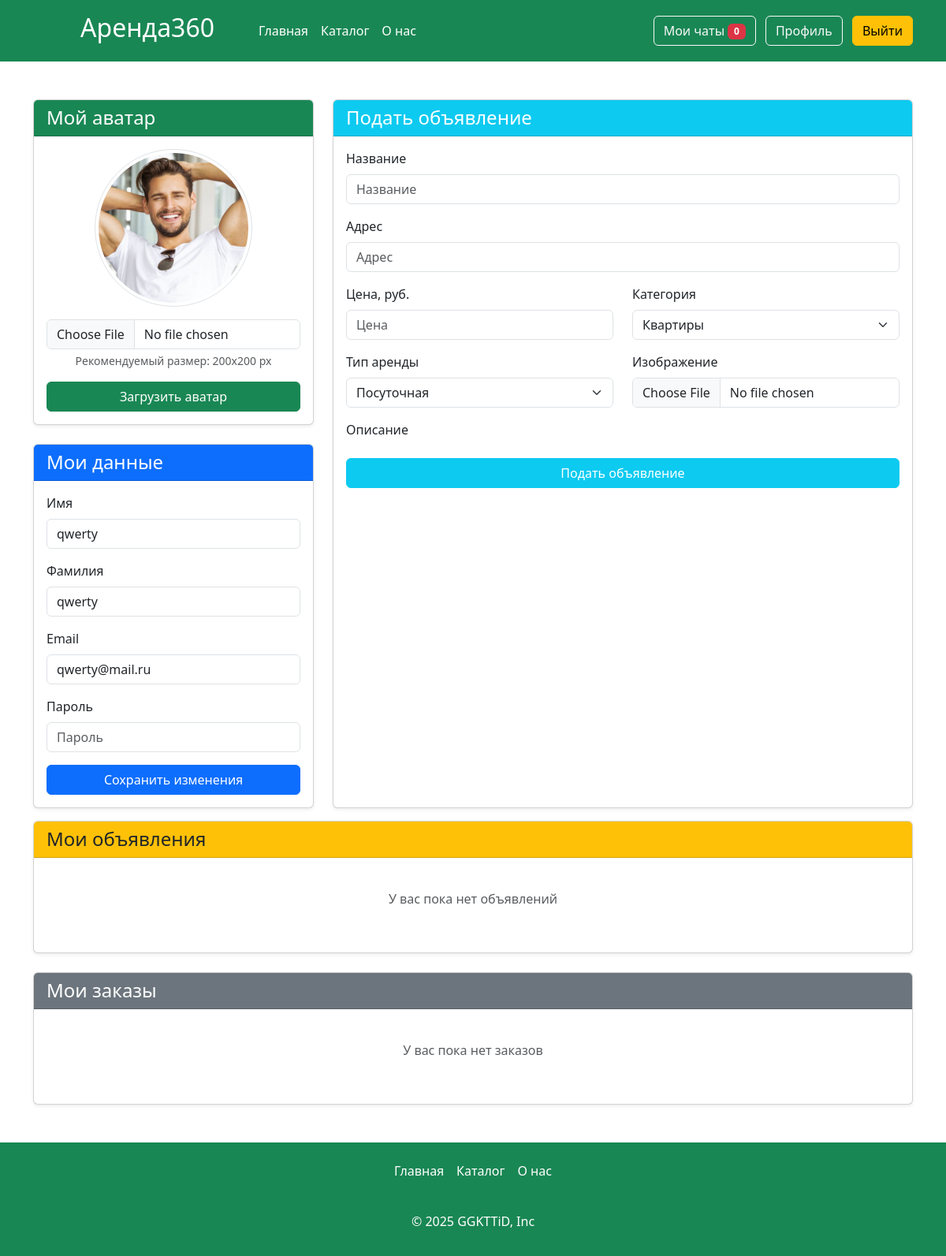
/profile (signed in), run on an earlier commit of the app's database.
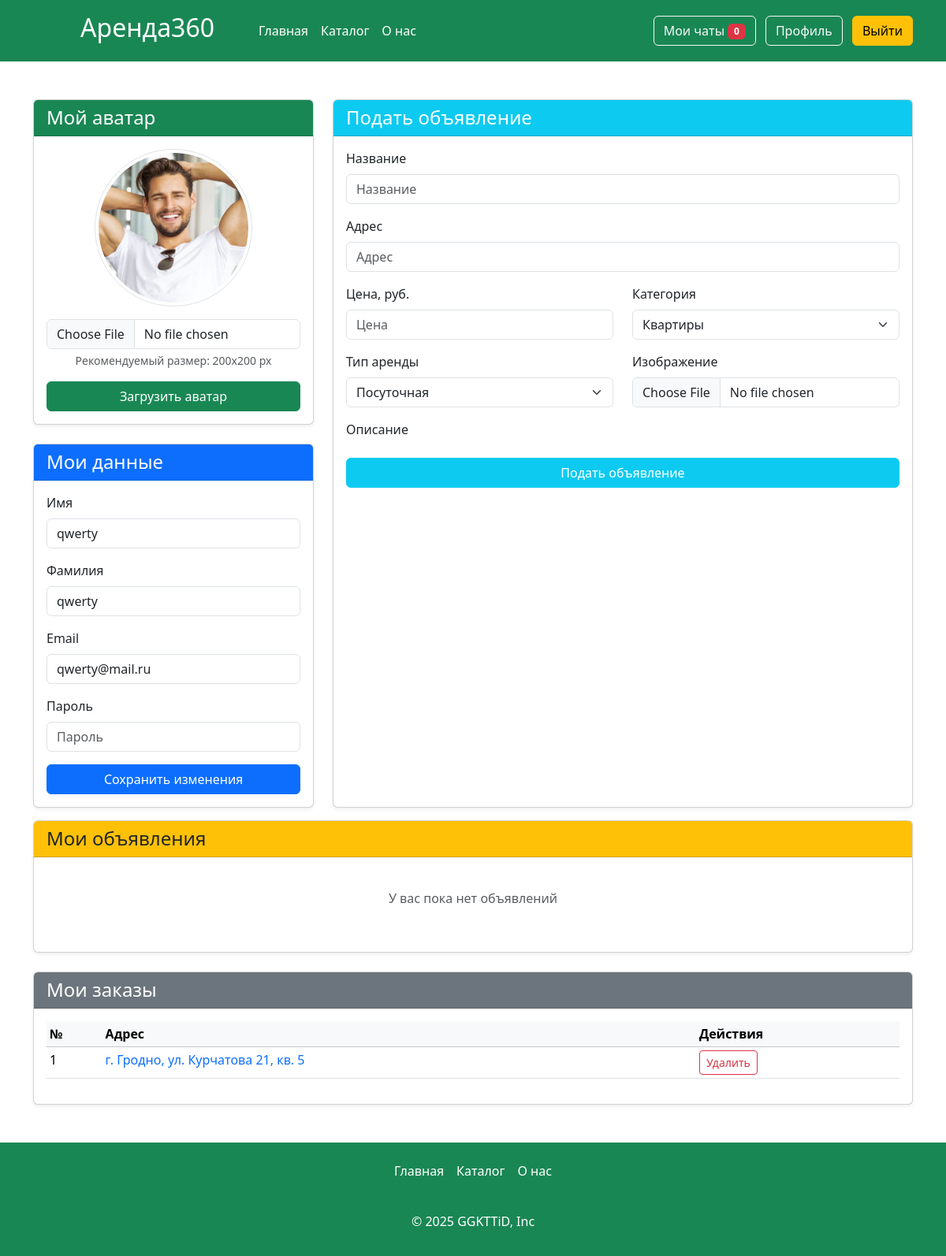
And on a later commit of the database.
### app.py (models this page shows, shortened)
class Users(db.Model):
    id = db.Column(db.Integer,primary_key=True)
    name = db.Column(db.String(100))
    surname = db.Column(db.String(100))
    email = db.Column(db.String(100), unique=True)
    password = db.Column(db.String(100), unique=True)
    root = db.Column(db.Integer, default=0)
    avatar = db.Column(db.String(120), default='default.jpg')
    articles = db.relationship('Articles', backref='users', lazy=True)

class Orders(db.Model):
    id = db.Column(db.Integer,primary_key=True)
    id_user = db.Column(db.Integer, db.ForeignKey('users.id'))
    id_article = db.Column(db.Integer, db.ForeignKey('articles.id'))
    date = db.Column(db.DateTime)

class Articles(db.Model):
    id = db.Column(db.Integer,primary_key=True)
    title = db.Column(db.String(100))
    text = db.Column(db.Text)
    image_name = db.Column(db.String(100))
    category = db.Column(db.String(100))
    price = db.Column(db.Integer)
    type_app = db.Column(db.String(100))
    address= db.Column(db.String(100))
    id_user = db.Column(db.Integer, db.ForeignKey('users.id'))
    orders = db.relationship('Orders', backref='article', lazy=True)

### app.py (the view, shortened to what this page needs)
@app.route('/profile', methods=['GET', 'POST'])
def profile():
    if not 'name' in session:
        abort(401)
    total_user = Users.query.filter_by(email=session['name']).first()
    articles = Articles.query.filter_by(id_user=total_user.id).all()
    orders = Orders.query.filter_by(id_user=total_user.id).join(Articles).all()
    return render_template("profile.html",articles=articles,orders=orders)

### app.py (called while the page is built)
@app.context_processor
def inject_unread_messages():
    if 'name' in session:
        current_user = Users.query.filter_by(email=session['name']).first()
        unread_count = Messages.query.filter_by(recipient_id=current_user.id, is_read=False).count()
        return dict(unread_messages=unread_count)
    return dict(unread_messages=0)

@app.context_processor
def inject_user():
    def get_user_name():
        if 'name' in session:
            return Users.query.filter_by(email=session['name']).first()
    return dict(active_user=get_user_name())

### templates/profile.html (shortened to what this page needs)
{% extends 'base.html' %}
{% block main %}
<main>
    <div class="container my-5">
        <div class="row mb-3">
            <div class="col-lg-4">
                <div class="card mb-4 shadow-sm">
                    <div class="card-header bg-success text-white">
                        <h4 class="my-0 fw-normal">Мой аватар</h4>
                    </div>
                    <div class="card-body text-center">
                        <div class="mb-3">
                            {% if active_user.avatar %}
                            <img src="{{ url_for('static', filename='img/upload/' + active_user.avatar) }}"
                                 class="rounded-circle img-thumbnail"
                                 alt="Аватар"
                                 style="width: 200px; height: 200px; object-fit: cover;">
                            {% else %}
                            <div class="d-flex justify-content-center align-items-center rounded-circle bg-light"
                                 style="width: 200px; height: 200px; margin: 0 auto;">
                                <i class="bi bi-person-circle fs-1 text-muted"></i>
                            </div>
                            {% endif %}
                        </div>
                        <form method="post" action="{{url_for('load_avatar')}}" enctype="multipart/form-data">
                            <div class="mb-3">
                                <input type="file" class="form-control" id="avatar" name="avatar" accept=".jpg,.jpeg,.png" required>
                                <div class="form-text">Рекомендуемый размер: 200x200 px</div>
                            </div>
                            <button type="submit" class="btn btn-success w-100">
                                 Загрузить аватар
                            </button>
                        </form>
                    </div>
                </div>
                <div class="card shadow-sm">
                    <div class="card-header bg-primary text-white">
                        <h4 class="my-0 fw-normal">Мои данные</h4>
                    </div>
                    <div class="card-body">
                        <form method="post" action="{{url_for('edit_profile')}}">
                            <div class="mb-3">
                                <label for="username" class="form-label">Имя</label>
                                <input type="text" class="form-control" id="username" name="name" value="{{ active_user.name }}" required>
                            </div>
                            <div class="mb-3">
                              <label for="surname" class="form-label">Фамилия</label>
                              <input type="text" class="form-control" id="surname" name="surname" value="{{ active_user.surname }}" required>
                          </div>
                            <div class="mb-3">
                                <label for="email" class="form-label">Email</label>
                                <input type="email" class="form-control" id="email" name="email" value="{{ active_user.email }}" required>
                            </div>
                            <div class="mb-3">
                                <label for="password" class="form-label">Пароль</label>
                                <input type="password" class="form-control" id="password" name="password" placeholder="Пароль">
                            </div>
                            <button type="submit" class="btn btn-primary w-100">
                                 Сохранить изменения
                            </button>
                        </form>
                    </div>
                </div>
            </div>
            <div class="col-lg-8">
                <div class="card shadow-sm h-100">
                    <div class="card-header bg-info text-white">
                        <h4 class="my-0 fw-normal">Подать объявление</h4>
                    </div>
                    <div class="card-body">
                        <form method="post" enctype="multipart/form-data">
                            <div class="mb-3">
                                <label for="name" class="form-label">Название</label>
                                <input type="text" name="name" class="form-control" placeholder="Название" id="name" required>
                            </div>
                            <div class="mb-3">
                                <label for="address" class="form-label">Адрес</label>
                                <input type="text" class="form-control" name="address" placeholder="Адрес" id="address" required>
                            </div>
                            <div class="row">
                                <div class="col-md-6 mb-3">
                                    <label for="price" class="form-label">Цена, руб.</label>
                                    <input type="number" class="form-control" name="price" placeholder="Цена" id="price" required>
                                </div>
                                <div class="col-md-6 mb-3">
                                    <label for="category" class="form-label">Категория</label>
                                    <select name="category" id="category" class="form-select">
                                        <option value="Квартиры">Квартиры</option>
                                    </select>
                                </div>
                            </div>
                            <div class="row">
                                <div class="col-md-6 mb-3">
                                    <label for="type" class="form-label">Тип аренды</label>
                                    <select name="type" id="type" class="form-select">
                                        <option value="Посуточная">Посуточная</option>
                                    </select>
                                </div>
                                <div class="col-md-6 mb-3">
                                    <label for="image" class="form-label">Изображение</label>
                                    <input type="file" id="image" required name="image" class="form-control" accept=".jpg,.jpeg,.png">
                                </div>
                            </div>
                            <div class="mb-3">
                                <label class="form-label">Описание</label>
                            </div>
                            <button type="submit" class="btn btn-info w-100 text-white">
                                 Подать объявление
                            </button>
                        </form>
                    </div>
                </div>
            </div>
        </div>
         <div class="card mb-4 shadow-sm">
          <div class="card-header bg-warning text-dark">
              <h4 class="my-0 fw-normal">Мои объявления</h4>
          </div>
          <div class="card-body" style="max-height: 400px; overflow-y: auto;">
              {% if articles %}
              <div class="row row-cols-1 g-3">
                  {% for article in articles %}
                  <div class="col">
                      <div class="card h-100">
                          <img src="../static/img/upload/{{article.image_name}}" class="card-img-top" alt="{{article.title}}" style="height: 120px; object-fit: cover;">
                          <div class="card-body">
                              <h6 class="card-title">{{article.title|truncate(20)}}</h6>
                              <p class="text-muted small mb-1">{{article.address|truncate(25)}}</p>
                              <p class="fw-bold small">Цена: {{article.price}} руб./{% if article.type_app == "Посуточная" %}сутки{% else %}месяц{% endif %}</p>
                          </div>
                          <div class="card-footer bg-transparent py-2">
                              <div class="d-flex justify-content-between">
                                  <a href="/card/{{article.id}}" class="btn btn-sm btn-outline-warning">
                                      Просмотреть
                                  </a>
                                  <a href="/delete-article/{{article.id}}" class="btn btn-sm btn-outline-danger">
                                      Удалить
                                  </a>
                              </div>
                          </div>
                      </div>
                  </div>
                  {% endfor %}
              </div>
              {% else %}
              <div class="text-center py-4">
                  <p class="text-muted">У вас пока нет объявлений</p>
              </div>
              {% endif %}
          </div>
      </div>
        <div class="card shadow-sm">
          <div class="card-header bg-secondary text-white">
              <h4 class="my-0 fw-normal">Мои заказы</h4>
          </div>
          <div class="card-body" style="max-height: 300px; overflow-y: auto;">
              {% if not orders %}
              <div class="text-center py-4">
                  <p class="text-muted">У вас пока нет заказов</p>
              </div>
              {% else %}
              <div class="table-responsive">
                  <table class="table table-sm table-hover">
                      <thead class="table-light">
                          <tr>
                              <th scope="col">№</th>
                              <th scope="col">Адрес</th>
                              <th scope="col">Действия</th>
                          </tr>
                      </thead>
                      <tbody>
                          {% for order in orders %}
                          <tr>
                              <td>{{order.id}}</td>
                              <td><a href="/card/{{order.article.id}}" class="text-decoration-none">{{order.article.address}}</a></td>
                              <td>
                                  <a href="/delete-order/{{order.id}}" class="btn btn-sm btn-outline-danger">
                                      Удалить
                                  </a>
                              </td>
                          </tr>
                          {% endfor %}
                      </tbody>
                  </table>
              </div>
              {% endif %}
          </div>
      </div>
    </div>
</main>
{% endblock %}

### templates/base.html (shortened to what this page needs)
<!DOCTYPE html>
<html lang="en">
  <head>
    <link
      href="{{ url_for('static', filename='css/bootstrap.min.css') }}"
      rel="stylesheet"
    />
    <link rel="stylesheet" href="{{ url_for('static', filename='css/style.css') }}" />
  </head>
  <body>
    <header class="p-3 text-bg-success">
      <div class="container">
        <div
          class="d-flex flex-wrap align-items-center justify-content-center justify-content-lg-start"
        >
          <a
            href="/"
            class="d-flex align-items-center mb-2 mb-lg-0 text-white text-decoration-none"
          >
            <h2>Аренда360</h2>
          </a>
          <ul
            class="nav col-12 col-lg-auto me-lg-auto mx-5 mb-2 justify-content-center mb-md-0"
          >
            <li>
              <a href="/" class="nav-link px-2 text-white">Главная</a>
            </li>
            <li><a href="/catalog" class="nav-link px-2 text-white">Каталог</a></li>
            <li>
              <a href="/about" class="nav-link px-2 text-white">О нас</a>
            </li>
          </ul>
          <div class="text-end">
            {%if 'name' in session and active_user %}
            <a href="/my_chats" class="btn btn-outline-light me-2">Мои чаты <span class="badge bg-danger">{{ unread_messages }}</span></a>
            <a href="/profile" class="btn btn-outline-light me-2">Профиль</a>
            <a href="/logout"  class="btn btn-warning">Выйти</a>
            {% else %}
            <a href="/login" class="btn btn-outline-light me-2">Вход</a>
             <a href="/reg"  class="btn btn-warning">Регистрация</a>
             {%endif%}
          </div>
        </div>
      </div>
    </header>
    {% block main %} {% endblock %}
    <footer class="py-3 text-bg-success">
      <ul class="nav justify-content-center pb-3 mb-3">
        <li class="nav-item">
          <a href="/" class="nav-link px-2 text-white">Главная</a>
        </li>
        <li class="nav-item">
          <a href="/catalog" class="nav-link px-2 text-white">Каталог</a>
        </li>
        <li class="nav-item">
          <a href="/about" class="nav-link px-2 text-white">О нас</a>
        </li>
      </ul>
      <p class="text-center text-body-white">© 2025 GGKTTiD, Inc</p>
    </footer>
  </body>
</html>

### static/css/style.css (style rules this page uses)
html { height: 100%; }
body { display: flex; flex-direction: column; height: 100%; background-color: #ffff; border-radius: 30px; }
main { flex: 1 0 auto; }
footer { flex: 0 0 auto; }
.img-thumbnail { transition: transform 0.3s; }
.card { transition: box-shadow 0.3s; }

What changed in the data, as far as the page shows it:
added Orders: id "1", article.address "г. Гродно, ул. Курчатова 21, кв. 5"
Also different on the page:
text no longer shown: "У вас пока нет заказов"
text now shown: "№ Адрес Действия"
